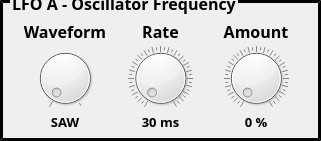
   <widget class="QGroupBox" name="LFO">
    <property name="geometry">
     <rect>
      <x>870</x>
      <y>50</y>
      <width>321</width>
      <height>141</height>
     </rect>
    </property>
    <property name="font">
     <font>
      <family>Tw Cen MT</family>
      <pointsize>12</pointsize>
      <weight>75</weight>
      <bold>true</bold>
     </font>
    </property>
    <property name="styleSheet">
     <string notr="true">QGroupBox
{
    border-style: outset;
	margin-top: 0.5em;
    border-width: 3px;
    border-color: black;
}

QGroupBox::title {
    top: -8px;
    left: 10px;
}</string>
    </property>
    <property name="title">
     <string>LFO A - Oscillator Frequency</string>
    </property>
    <property name="alignment">
     <set>Qt::AlignLeading|Qt::AlignLeft|Qt::AlignVCenter</set>
    </property>
    <widget class="QWidget" name="horizontalLayoutWidget_3">
     <property name="geometry">
      <rect>
       <x>20</x>
       <y>20</y>
       <width>281</width>
       <height>111</height>
      </rect>
     </property>
     <layout class="QHBoxLayout" name="LFO_Layout">
      <item>
       <layout class="QVBoxLayout" name="LFO_Waveform_Layout">
        <property name="spacing">
         <number>3</number>
        </property>
        <item>
         <widget class="QLabel" name="LFO_Waveform_Title">
          <property name="font">
           <font>
            <family>Tw Cen MT</family>
            <pointsize>12</pointsize>
            <weight>75</weight>
            <bold>true</bold>
           </font>
          </property>
          <property name="autoFillBackground">
           <bool>false</bool>
          </property>
          <property name="styleSheet">
           <string notr="true">background-color: rgba(255, 255, 255, 0);</string>
          </property>
          <property name="text">
           <string>Waveform</string>
          </property>
          <property name="alignment">
           <set>Qt::AlignCenter</set>
          </property>
         </widget>
        </item>
        <item>
         <widget class="QDial" name="LFO_Waveform">
          <property name="styleSheet">
           <string notr="true"/>
          </property>
          <property name="minimum">
           <number>0</number>
          </property>
          <property name="maximum">
           <number>1</number>
          </property>
          <property name="value">
           <number>0</number>
          </property>
          <property name="invertedAppearance">
           <bool>false</bool>
          </property>
          <property name="invertedControls">
           <bool>false</bool>
          </property>
          <property name="notchesVisible">
           <bool>true</bool>
          </property>
         </widget>
        </item>
        <item>
         <widget class="QLabel" name="LFO_Waveform_Value">
          <property name="font">
           <font>
            <family>Tw Cen MT</family>
            <pointsize>10</pointsize>
            <weight>75</weight>
            <bold>true</bold>
           </font>
          </property>
          <property name="layoutDirection">
           <enum>Qt::LeftToRight</enum>
          </property>
          <property name="styleSheet">
           <string notr="true">background-color: rgba(255, 255, 255, 0);</string>
          </property>
          <property name="text">
           <string>SAW</string>
          </property>
          <property name="alignment">
           <set>Qt::AlignCenter</set>
          </property>
          <property name="margin">
           <number>0</number>
          </property>
         </widget>
        </item>
       </layout>
      </item>
      <item>
       <layout class="QVBoxLayout" name="LFO_Rate_Layout">
        <property name="spacing">
         <number>3</number>
        </property>
        <item>
         <widget class="QLabel" name="LFO_Rate_Title">
          <property name="font">
           <font>
            <family>Tw Cen MT</family>
            <pointsize>12</pointsize>
            <weight>75</weight>
            <bold>true</bold>
           </font>
          </property>
          <property name="autoFillBackground">
           <bool>false</bool>
          </property>
          <property name="styleSheet">
           <string notr="true">background-color: rgba(255, 255, 255, 0);</string>
          </property>
          <property name="text">
           <string>Rate</string>
          </property>
          <property name="alignment">
           <set>Qt::AlignCenter</set>
          </property>
         </widget>
        </item>
        <item>
         <widget class="QDial" name="LFO_Rate">
          <property name="toolTip">
           <string>0s 0c</string>
          </property>
          <property name="toolTipDuration">
           <number>-1</number>
          </property>
          <property name="statusTip">
           <string/>
          </property>
          <property name="whatsThis">
           <string/>
          </property>
          <property name="minimum">
           <number>0</number>
          </property>
          <property name="maximum">
           <number>4095</number>
          </property>
          <property name="value">
           <number>0</number>
          </property>
          <property name="tracking">
           <bool>true</bool>
          </property>
          <property name="invertedAppearance">
           <bool>false</bool>
          </property>
          <property name="invertedControls">
           <bool>false</bool>
          </property>
          <property name="notchTarget">
           <double>25.000000000000000</double>
          </property>
          <property name="notchesVisible">
           <bool>true</bool>
          </property>
         </widget>
        </item>
        <item>
         <widget class="QLabel" name="LFO_Rate_Value">
          <property name="font">
           <font>
            <family>Tw Cen MT</family>
            <pointsize>10</pointsize>
            <weight>75</weight>
            <bold>true</bold>
           </font>
          </property>
          <property name="layoutDirection">
           <enum>Qt::LeftToRight</enum>
          </property>
          <property name="styleSheet">
           <string notr="true">background-color: rgba(255, 255, 255, 0);</string>
          </property>
          <property name="text">
           <string>30 ms</string>
          </property>
          <property name="alignment">
           <set>Qt::AlignCenter</set>
          </property>
          <property name="margin">
           <number>0</number>
          </property>
         </widget>
        </item>
       </layout>
      </item>
      <item>
       <layout class="QVBoxLayout" name="LFO_Amount_Layout">
        <property name="spacing">
         <number>3</number>
        </property>
        <item>
         <widget class="QLabel" name="LFO_Amount_Title">
          <property name="font">
           <font>
            <family>Tw Cen MT</family>
            <pointsize>12</pointsize>
            <weight>75</weight>
            <bold>true</bold>
           </font>
          </property>
          <property name="autoFillBackground">
           <bool>false</bool>
          </property>
          <property name="text">
           <string>Amount</string>
          </property>
          <property name="alignment">
           <set>Qt::AlignCenter</set>
          </property>
         </widget>
        </item>
        <item>
         <widget class="QDial" name="LFO_Amount">
          <property name="minimum">
           <number>0</number>
          </property>
          <property name="maximum">
           <number>4095</number>
          </property>
          <property name="value">
           <number>0</number>
          </property>
          <property name="tracking">
           <bool>true</bool>
          </property>
          <property name="invertedAppearance">
           <bool>false</bool>
          </property>
          <property name="invertedControls">
           <bool>false</bool>
          </property>
          <property name="notchTarget">
           <double>25.000000000000000</double>
          </property>
          <property name="notchesVisible">
           <bool>true</bool>
          </property>
         </widget>
        </item>
        <item>
         <widget class="QLabel" name="LFO_Amount_Value">
          <property name="font">
           <font>
            <family>Tw Cen MT</family>
            <pointsize>10</pointsize>
            <weight>75</weight>
            <bold>true</bold>
           </font>
          </property>
          <property name="layoutDirection">
           <enum>Qt::LeftToRight</enum>
          </property>
          <property name="text">
           <string>0 %</string>
          </property>
          <property name="alignment">
           <set>Qt::AlignCenter</set>
          </property>
          <property name="margin">
           <number>0</number>
          </property>
         </widget>
        </item>
       </layout>
      </item>
     </layout>
    </widget>
   </widget>
